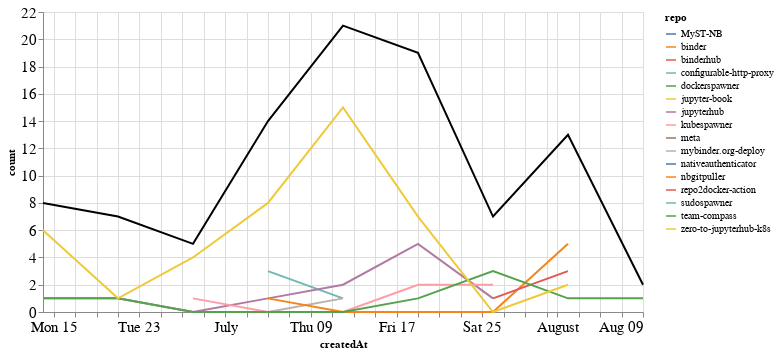

Here is the notebook cell this chart was saved with:
### Markdown cell above
## Comments

### Code cell
comments_time = comments.groupby('repo').resample('W', on='createdAt').count()['author'].reset_index()
comments_time = comments_time.rename(columns={'author': 'count'})
comments_time_total = comments_time.groupby('createdAt').agg({"count": "sum"}).reset_index()
ch1 = alt.Chart(comments_time, width=600).mark_line().encode(
    x='createdAt',
    y='count',
    color='repo',
    tooltip="repo"
)

ch2 = alt.Chart(comments_time_total, width=600).mark_line(color="black").encode(
    x='createdAt',
    y='count',
)

ch1 + ch2

### Figure 1 — Vega-Lite specification as saved in the notebook (floating-point values rounded to 4 significant figures)
{"config": {"axisLeft": {"labelFontSize": 15}, "axisBottom": {"labelFontSize": 15}}, "layer": [{"data": {"name": "data-47b9dcbeb7bde7cb5c30fcefd64dfce0"}, "mark": "line", "encoding": {"color": {"type": "nominal", "field": "repo"}, "tooltip": {"type": "nominal", "field": "repo"}, "x": {"type": "temporal", "field": "createdAt"}, "y": {"type": "quantitative", "field": "count"}}, "width": 600}, {"data": {"name": "data-1a81b4733e68bc85ca4cd74b4fd99960"}, "mark": {"type": "line", "color": "black"}, "encoding": {"x": {"type": "temporal", "field": "createdAt"}, "y": {"type": "quantitative", "field": "count"}}, "width": 600}], "$schema": "https://vega.github.io/schema/vega-lite/v4.8.1.json", "datasets": {"data-47b9dcbeb7bde7cb5c30fcefd64dfce0": [{"repo": "MyST-NB", "createdAt": "2020-08-02T00:00:00", "count": 2}, {"repo": "binder", "createdAt": "2020-07-19T00:00:00", "count": 2}, {"repo": "binderhub", "createdAt": "2020-08-09T00:00:00", "count": 1}, {"repo": "configurable-http-proxy", "createdAt": "2020-07-05T00:00:00", "count": 3}, {"repo": "configurable-http-proxy", "createdAt": "2020-07-12T00:00:00", "count": 1}, {"repo": "dockerspawner", "createdAt": "2020-07-05T00:00:00", "count": 1}, {"repo": "jupyter-book", "createdAt": "2020-07-12T00:00:00", "count": 1}, {"repo": "jupyterhub", "createdAt": "2020-06-14T00:00:00", "count": 1}, {"repo": "jupyterhub", "createdAt": "2020-06-21T00:00:00", "count": 1}, {"repo": "jupyterhub", "createdAt": "2020-06-28T00:00:00", "count": 0}, {"repo": "jupyterhub", "createdAt": "2020-07-05T00:00:00", "count": 1}, {"repo": "jupyterhub", "createdAt": "2020-07-12T00:00:00", "count": 2}, {"repo": "jupyterhub", "createdAt": "2020-07-19T00:00:00", "count": 5}, {"repo": "jupyterhub", "createdAt": "2020-07-26T00:00:00", "count": 1}, {"repo": "kubespawner", "createdAt": "2020-06-28T00:00:00", "count": 1}, {"repo": "kubespawner", "createdAt": "2020-07-05T00:00:00", "count": 0}, {"repo": "kubespawner", "createdAt": "2020-07-12T00:00:00", "count": 0}, {"repo": "kubespawner", "createdAt": "2020-07-19T00:00:00", "count": 2}, {"repo": "kubespawner", "createdAt": "2020-07-26T00:00:00", "count": 2}, {"repo": "meta", "createdAt": "2020-07-19T00:00:00", "count": 2}, {"repo": "mybinder.org-deploy", "createdAt": "2020-06-21T00:00:00", "count": 1}, {"repo": "mybinder.org-deploy", "createdAt": "2020-06-28T00:00:00", "count": 0}, {"repo": "mybinder.org-deploy", "createdAt": "2020-07-05T00:00:00", "count": 0}, {"repo": "mybinder.org-deploy", "createdAt": "2020-07-12T00:00:00", "count": 1}, {"repo": "nativeauthenticator", "createdAt": "2020-07-12T00:00:00", "count": 1}, {"repo": "nbgitpuller", "createdAt": "2020-07-05T00:00:00", "count": 1}, {"repo": "nbgitpuller", "createdAt": "2020-07-12T00:00:00", "count": 0}, {"repo": "nbgitpuller", "createdAt": "2020-07-19T00:00:00", "count": 0}, {"repo": "nbgitpuller", "createdAt": "2020-07-26T00:00:00", "count": 0}, {"repo": "nbgitpuller", "createdAt": "2020-08-02T00:00:00", "count": 5}, {"repo": "repo2docker-action", "createdAt": "2020-07-26T00:00:00", "count": 1}, {"repo": "repo2docker-action", "createdAt": "2020-08-02T00:00:00", "count": 3}, {"repo": "sudospawner", "createdAt": "2020-06-21T00:00:00", "count": 3}, {"repo": "team-compass", "createdAt": "2020-06-14T00:00:00", "count": 1}, {"repo": "team-compass", "createdAt": "2020-06-21T00:00:00", "count": 1}, {"repo": "team-compass", "createdAt": "2020-06-28T00:00:00", "count": 0}, {"repo": "team-compass", "createdAt": "2020-07-05T00:00:00", "count": 0}, {"repo": "team-compass", "createdAt": "2020-07-12T00:00:00", "count": 0}, {"repo": "team-compass", "createdAt": "2020-07-19T00:00:00", "count": 1}, {"repo": "team-compass", "createdAt": "2020-07-26T00:00:00", "count": 3}, {"repo": "team-compass", "createdAt": "2020-08-02T00:00:00", "count": 1}, {"repo": "team-compass", "createdAt": "2020-08-09T00:00:00", "count": 1}, {"repo": "zero-to-jupyterhub-k8s", "createdAt": "2020-06-14T00:00:00", "count": 6}, {"repo": "zero-to-jupyterhub-k8s", "createdAt": "2020-06-21T00:00:00", "count": 1}, {"repo": "zero-to-jupyterhub-k8s", "createdAt": "2020-06-28T00:00:00", "count": 4}, {"repo": "zero-to-jupyterhub-k8s", "createdAt": "2020-07-05T00:00:00", "count": 8}, {"repo": "zero-to-jupyterhub-k8s", "createdAt": "2020-07-12T00:00:00", "count": 15}, {"repo": "zero-to-jupyterhub-k8s", "createdAt": "2020-07-19T00:00:00", "count": 7}, {"repo": "zero-to-jupyterhub-k8s", "createdAt": "2020-07-26T00:00:00", "count": 0}, {"repo": "zero-to-jupyterhub-k8s", "createdAt": "2020-08-02T00:00:00", "count": 2}], "data-1a81b4733e68bc85ca4cd74b4fd99960": [{"createdAt": "2020-06-14T00:00:00", "count": 8}, {"createdAt": "2020-06-21T00:00:00", "count": 7}, {"createdAt": "2020-06-28T00:00:00", "count": 5}, {"createdAt": "2020-07-05T00:00:00", "count": 14}, {"createdAt": "2020-07-12T00:00:00", "count": 21}, {"createdAt": "2020-07-19T00:00:00", "count": 19}, {"createdAt": "2020-07-26T00:00:00", "count": 7}, {"createdAt": "2020-08-02T00:00:00", "count": 13}, {"createdAt": "2020-08-09T00:00:00", "count": 2}]}}
